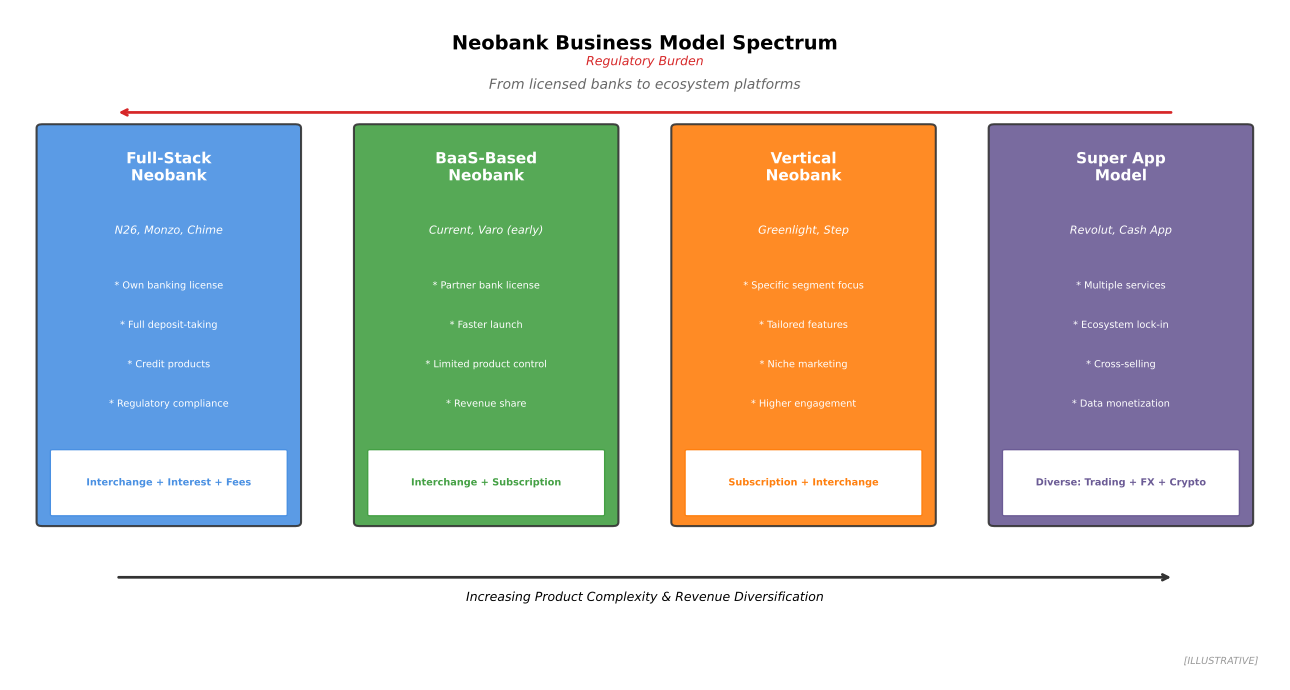

Write Python code to recreate this figure.
"""
Neobank Business Models Comparison
Compares different neobank approaches and value propositions

Output: neobank_business_models.pdf
Module: module_01_fintech
Lesson: 4 - Neobanks
"""

from pathlib import Path
import matplotlib.pyplot as plt
import matplotlib.patches as mpatches
import numpy as np

CHART_METADATA = {
    'title': 'Neobank Business Models',
    'module': 'module_01_fintech',
    'lesson': 4,
    'url': 'https://github.com/Digital-AI-Finance/digital-finance/tree/main/module_01_fintech/figures/neobank_business_models'
}

plt.rcParams.update({
    'font.size': 10,
    'axes.labelsize': 10,
})

def create_chart():
    """Create neobank business models comparison chart"""
    fig, ax = plt.subplots(figsize=(13, 7))
    ax.axis('off')

    # Model categories
    models = [
        {
            'name': 'Full-Stack\nNeobank',
            'examples': 'N26, Monzo, Chime',
            'characteristics': ['Own banking license', 'Full deposit-taking',
                               'Credit products', 'Regulatory compliance'],
            'revenue': 'Interchange + Interest + Fees',
            'color': '#4A90E2',
            'x': 1.5
        },
        {
            'name': 'BaaS-Based\nNeobank',
            'examples': 'Current, Varo (early)',
            'characteristics': ['Partner bank license', 'Faster launch',
                               'Limited product control', 'Revenue share'],
            'revenue': 'Interchange + Subscription',
            'color': '#44A044',
            'x': 4.5
        },
        {
            'name': 'Vertical\nNeobank',
            'examples': 'Greenlight, Step',
            'characteristics': ['Specific segment focus', 'Tailored features',
                               'Niche marketing', 'Higher engagement'],
            'revenue': 'Subscription + Interchange',
            'color': '#FF7F0E',
            'x': 7.5
        },
        {
            'name': 'Super App\nModel',
            'examples': 'Revolut, Cash App',
            'characteristics': ['Multiple services', 'Ecosystem lock-in',
                               'Cross-selling', 'Data monetization'],
            'revenue': 'Diverse: Trading + FX + Crypto',
            'color': '#6B5B95',
            'x': 10.5
        }
    ]

    # Draw model boxes
    for model in models:
        # Main box
        rect = mpatches.FancyBboxPatch((model['x']-1.2, 2), 2.4, 5,
                                        boxstyle='round,pad=0.05',
                                        facecolor=model['color'],
                                        edgecolor='#333333', lw=1.5, alpha=0.9)
        ax.add_patch(rect)

        # Model name
        ax.text(model['x'], 6.5, model['name'], ha='center', va='center',
               fontsize=11, fontweight='bold', color='white')

        # Examples
        ax.text(model['x'], 5.7, model['examples'], ha='center', va='center',
               fontsize=8, style='italic', color='white')

        # Characteristics
        y_start = 5.0
        for i, char in enumerate(model['characteristics']):
            ax.text(model['x'], y_start - i*0.5, f'* {char}', ha='center', va='center',
                   fontsize=7, color='white')

        # Revenue box
        rev_rect = mpatches.FancyBboxPatch((model['x']-1.1, 2.1), 2.2, 0.8,
                                            boxstyle='round,pad=0.02',
                                            facecolor='white', edgecolor=model['color'], lw=1)
        ax.add_patch(rev_rect)
        ax.text(model['x'], 2.5, model['revenue'], ha='center', va='center',
               fontsize=7, fontweight='bold', color=model['color'])

    # Header
    ax.text(6, 8, 'Neobank Business Model Spectrum', fontsize=14, fontweight='bold', ha='center')
    ax.text(6, 7.5, 'From licensed banks to ecosystem platforms', fontsize=10,
           ha='center', style='italic', color='#666666')

    # Complexity arrow at bottom
    ax.annotate('', xy=(11, 1.3), xytext=(1, 1.3),
               arrowprops=dict(arrowstyle='->', color='#333333', lw=2))
    ax.text(6, 1.0, 'Increasing Product Complexity & Revenue Diversification',
           ha='center', fontsize=9, style='italic')

    # Regulation arrow at top
    ax.annotate('', xy=(1, 7.2), xytext=(11, 7.2),
               arrowprops=dict(arrowstyle='->', color='#D62728', lw=2))
    ax.text(6, 7.8, 'Regulatory Burden', ha='center', fontsize=9,
           color='#D62728', style='italic')

    ax.set_xlim(0, 12)
    ax.set_ylim(0, 8.5)

    # Synthetic label
    ax.text(11.8, 0.2, '[ILLUSTRATIVE]', fontsize=7, color='#999999',
           ha='right', style='italic')

    plt.tight_layout()

    output_path = Path(__file__).parent / 'neobank_business_models.pdf'
    plt.savefig(output_path, format='pdf', dpi=300, bbox_inches='tight')
    plt.close()
    print(f"Chart saved to: {output_path}")
    return output_path

if __name__ == '__main__':
    create_chart()
